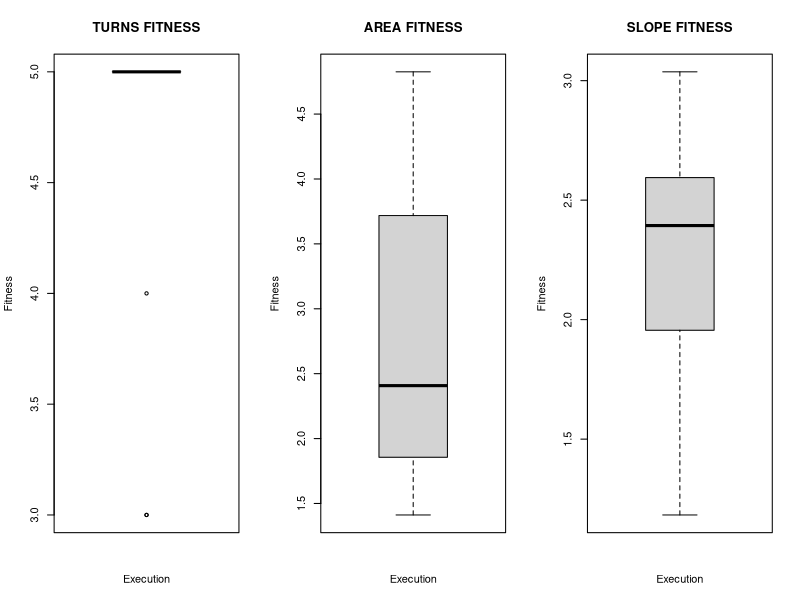
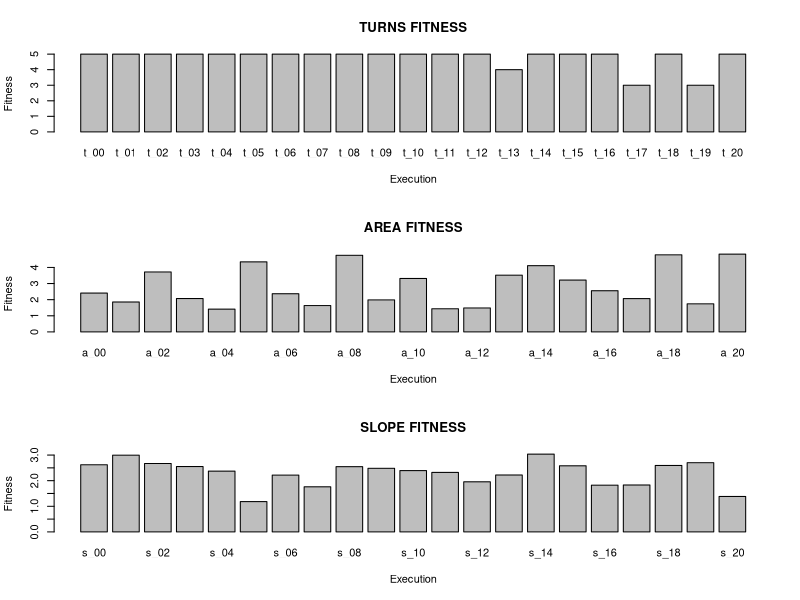
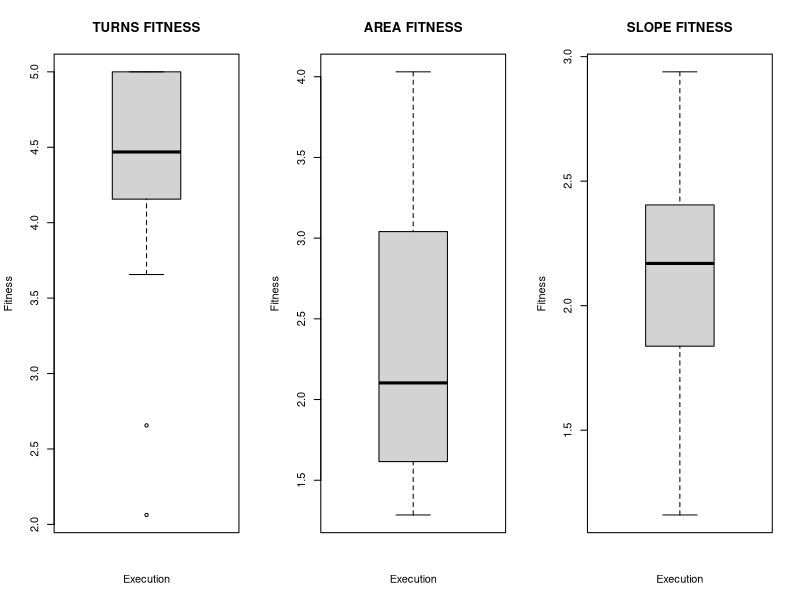
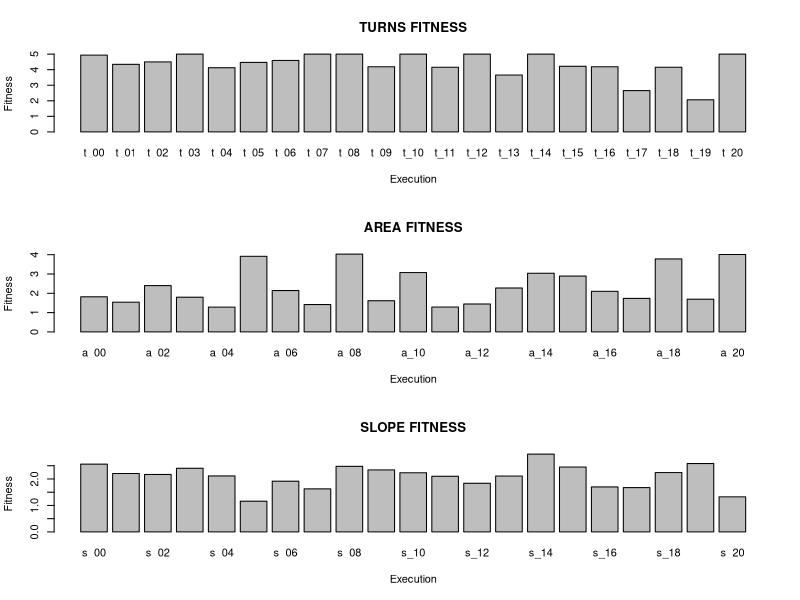
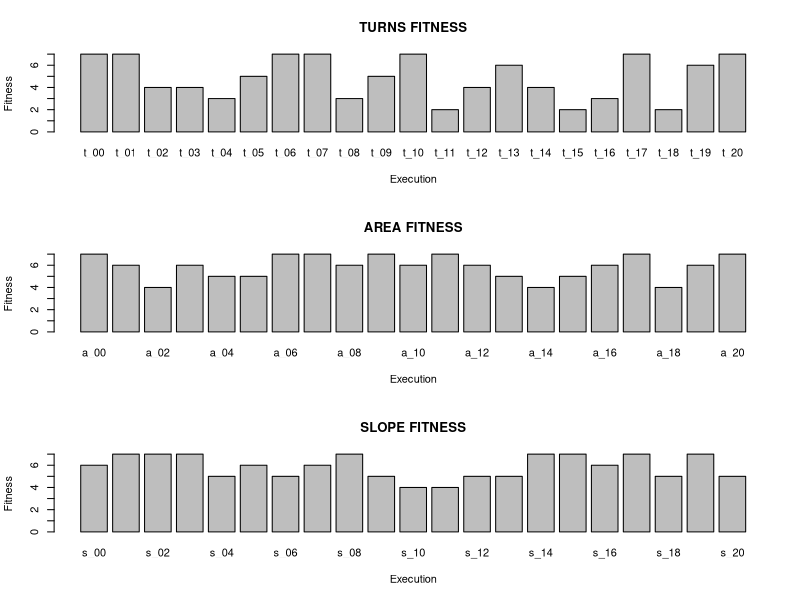
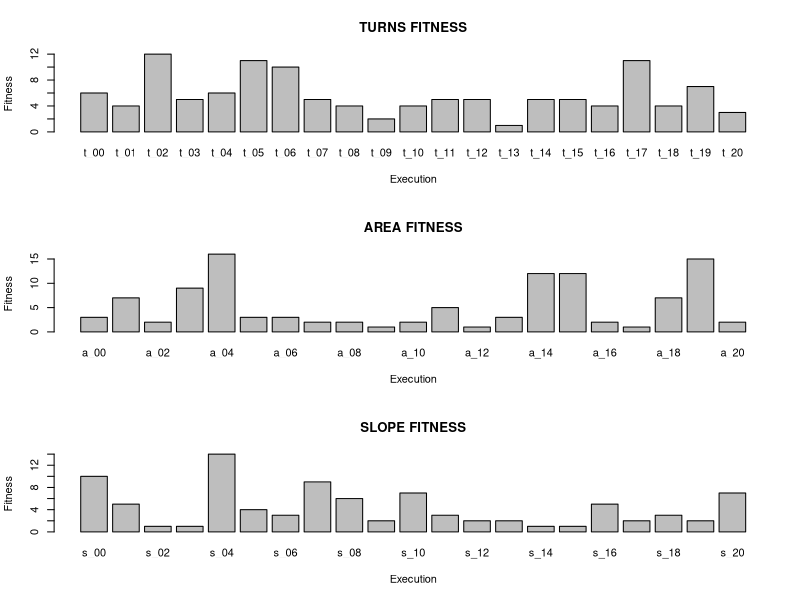
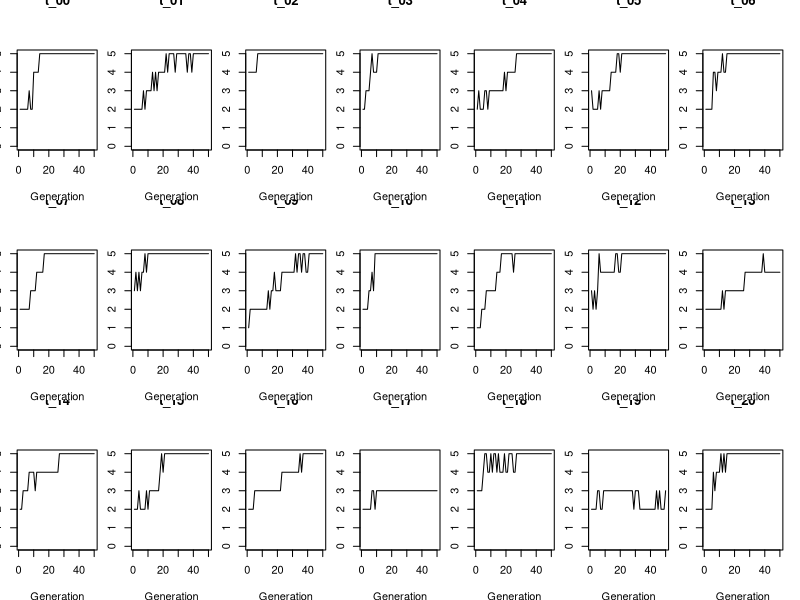
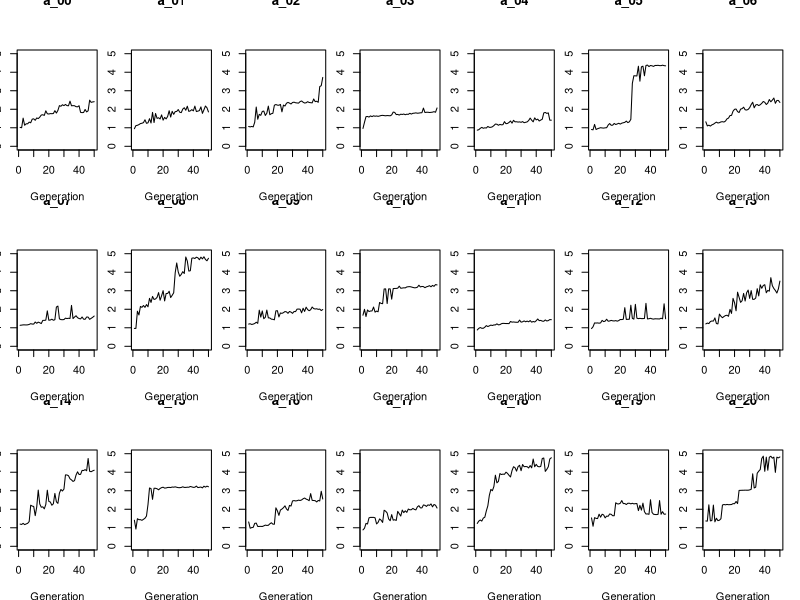

Reproduce these figures in R, in order.
#Cargamos librerías
library(xtable) #Librería para la exportación de tablas a latex. ¡Mola!
library(lattice)

#Cargamos los datos de las ejecuciones
t_ex = read.csv("datos/ex_turns.csv")
a_ex = read.csv("datos/ex_area.csv")
s_ex = read.csv("datos/ex_slope.csv")

#Cargamos los resúmenes de los fitness de cada ejecución
t_fitness = t_ex[t_ex[,"IT"]==49,c("EX","BEST_F")]
a_fitness = a_ex[a_ex[,"IT"]==49,c("EX","BEST_F")]
s_fitness = s_ex[s_ex[,"IT"]==49,c("EX","BEST_F")]

#Pintamos los distintos fitness alcanzados en cada ejecución
pdf('bloxplot_fitness_best_generation_each_execution.pdf')
par(mfrow=c(1,3))
boxplot(t_ex[t_ex[,2]==49,"BEST_F"], main="TURNS FITNESS", xlab="Execution", ylab="Fitness")
boxplot(a_ex[a_ex[,2]==49,"BEST_F"], main="AREA FITNESS", xlab="Execution", ylab="Fitness")
boxplot(s_ex[s_ex[,2]==49,"BEST_F"], main="SLOPE FITNESS", xlab="Execution", ylab="Fitness")
#title("\nBest Fitness by ",outer=TRUE)
dev.off()

pdf('plot_fitness_best_generation_each_execution.pdf')
par(mfrow=c(3,1))
barplot(t_ex[t_ex[,2]==49,"BEST_F"], main="TURNS FITNESS", xlab="Execution", ylab="Fitness",names.arg=t_ex[t_ex[,2]==49,"EX"])
barplot(a_ex[a_ex[,2]==49,"BEST_F"], main="AREA FITNESS", xlab="Execution", ylab="Fitness",names.arg=a_ex[a_ex[,2]==49,"EX"])
barplot(s_ex[s_ex[,2]==49,"BEST_F"], main="SLOPE FITNESS", xlab="Execution", ylab="Fitness",names.arg=s_ex[s_ex[,2]==49,"EX"])
dev.off()


pdf('bloxplot_fitness_average_generation_each_execution.pdf')
par(mfrow=c(1,3))
boxplot(t_ex[t_ex[,2]==49,"AVERAGE_F"], main="TURNS FITNESS", xlab="Execution", ylab="Fitness")
boxplot(a_ex[a_ex[,2]==49,"AVERAGE_F"], main="AREA FITNESS", xlab="Execution", ylab="Fitness")
boxplot(s_ex[s_ex[,2]==49,"AVERAGE_F"], main="SLOPE FITNESS", xlab="Execution", ylab="Fitness")
#title("\nBest Fitness by ",outer=TRUE)
dev.off()

pdf('plot_fitness_best_generation_each_execution.pdf')
par(mfrow=c(3,1))
barplot(t_ex[t_ex[,2]==49,"AVERAGE_F"], main="TURNS FITNESS", xlab="Execution", ylab="Fitness",names.arg=t_ex[t_ex[,2]==49,"EX"])
barplot(a_ex[a_ex[,2]==49,"AVERAGE_F"], main="AREA FITNESS", xlab="Execution", ylab="Fitness",names.arg=a_ex[a_ex[,2]==49,"EX"])
barplot(s_ex[s_ex[,2]==49,"AVERAGE_F"], main="SLOPE FITNESS", xlab="Execution", ylab="Fitness",names.arg=s_ex[s_ex[,2]==49,"EX"])
dev.off()

pdf('plot_depth_best_generation_each_execution.pdf')
par(mfrow=c(3,1))
barplot(t_ex[t_ex[,2]==49,"BEST_DEPTH"], main="TURNS FITNESS", xlab="Execution", ylab="Fitness",names.arg=t_ex[t_ex[,2]==49,"EX"])
barplot(a_ex[a_ex[,2]==49,"BEST_DEPTH"], main="AREA FITNESS", xlab="Execution", ylab="Fitness",names.arg=a_ex[a_ex[,2]==49,"EX"])
barplot(s_ex[s_ex[,2]==49,"BEST_DEPTH"], main="SLOPE FITNESS", xlab="Execution", ylab="Fitness",names.arg=s_ex[s_ex[,2]==49,"EX"])
dev.off()

pdf('plot_age_best_generation_each_execution.pdf')
par(mfrow=c(3,1))
barplot(t_ex[t_ex[,2]==49,"BEST_AGE"], main="TURNS FITNESS", xlab="Execution", ylab="Fitness",names.arg=t_ex[t_ex[,2]==49,"EX"])
barplot(a_ex[a_ex[,2]==49,"BEST_AGE"], main="AREA FITNESS", xlab="Execution", ylab="Fitness",names.arg=a_ex[a_ex[,2]==49,"EX"])
barplot(s_ex[s_ex[,2]==49,"BEST_AGE"], main="SLOPE FITNESS", xlab="Execution", ylab="Fitness",names.arg=s_ex[s_ex[,2]==49,"EX"])
dev.off()

##Parámetros de la ejecución de cada algoritmo


pdf('plot_turns_best_fitness.pdf')
par(mfrow=c(3,7),mai = rep(1,4), pin = c(0.8,1))
for (i in 0:9 ) {
  plot(t_ex[t_ex[,1]==paste("t_0",i,sep=""),"BEST_F"], main=paste("t_0",i,sep=""), xlab="Generation", ylab="Fitness",ylim=c(0,5),type="l")
}
for (i in 10:20 ) {
  plot(t_ex[t_ex[,1]==paste("t_",i,sep=""),"BEST_F"], main=paste("t_",i,sep=""), xlab="Generation", ylab="Fitness",ylim=c(0,5),type="l")
}
dev.off()

pdf('plot_area_best_fitness.pdf')
par(mfrow=c(3,7),mai = rep(1,4), pin = c(0.8,1))
for (i in 0:9 ) {
  plot(a_ex[a_ex[,1]==paste("a_0",i,sep=""),"BEST_F"], main=paste("a_0",i,sep=""), xlab="Generation", ylab="Fitness",ylim=c(0,5),type="l")
}
for (i in 10:20 ) {
  plot(a_ex[a_ex[,1]==paste("a_",i,sep=""),"BEST_F"], main=paste("a_",i,sep=""), xlab="Generation", ylab="Fitness",ylim=c(0,5),type="l")
}
dev.off()

pdf('plot_slope_best_fitness.pdf')
par(mfrow=c(3,7),mai = rep(1,4), pin = c(0.8,1))
for (i in 0:9 ) {
  plot(s_ex[s_ex[,1]==paste("s_0",i,sep=""),"BEST_F"], main=paste("s_0",i,sep=""), xlab="Generation", ylab="Fitness",ylim=c(0,5),type="l")
}
for (i in 10:20 ) {
  plot(s_ex[s_ex[,1]==paste("s_",i,sep=""),"BEST_F"], main=paste("s_",i,sep=""), xlab="Generation", ylab="Fitness",ylim=c(0,5),type="l")
}
dev.off()

pdf('plot_turns_average_fitness.pdf')
par(mfrow=c(3,7),mai = rep(1,4), pin = c(0.8,1))
for (i in 0:9 ) {
  plot(t_ex[t_ex[,1]==paste("t_0",i,sep=""),"AVERAGE_F"], main=paste("t_0",i,sep=""), xlab="Generation", ylab="Fitness",ylim=c(0,5),type="l")
}
for (i in 10:20 ) {
  plot(t_ex[t_ex[,1]==paste("t_",i,sep=""),"AVERAGE_F"], main=paste("t_",i,sep=""), xlab="Generation", ylab="Fitness",ylim=c(0,5),type="l")
}
dev.off()

pdf('plot_area_average_fitness.pdf')
par(mfrow=c(3,7),mai = rep(1,4), pin = c(0.8,1))
for (i in 0:9 ) {
  plot(a_ex[a_ex[,1]==paste("a_0",i,sep=""),"AVERAGE_F"], main=paste("a_0",i,sep=""), xlab="Generation", ylab="Fitness",ylim=c(0,5),type="l")
}
for (i in 10:20 ) {
  plot(a_ex[a_ex[,1]==paste("a_",i,sep=""),"AVERAGE_F"], main=paste("a_",i,sep=""), xlab="Generation", ylab="Fitness",ylim=c(0,5),type="l")
}
dev.off()

pdf('plot_slope_average_fitness.pdf')
par(mfrow=c(3,7),mai = rep(1,4), pin = c(0.8,1))
for (i in 0:9 ) {
  plot(s_ex[s_ex[,1]==paste("s_0",i,sep=""),"AVERAGE_F"], main=paste("s_0",i,sep=""), xlab="Generation", ylab="Fitness",ylim=c(0,5),type="l")
}
for (i in 10:20 ) {
  plot(s_ex[s_ex[,1]==paste("s_",i,sep=""),"AVERAGE_F"], main=paste("s_",i,sep=""), xlab="Generation", ylab="Fitness",ylim=c(0,5),type="l")
}
dev.off()

rm(i)

#Creamos una tabla


tabla <- t_ex[t_ex[,2]==49,c(1,2)]
tabla$TURNS_EX <- t_ex[t_ex[,2]==49,c(1)]
tabla$TURNS_BEST_FITNESS <- t_ex[t_ex[,2]==49,c(4)]
tabla$TURNS_AVERAGE_FITNESS <- t_ex[t_ex[,2]==49,c(5)]

tabla$SLOPE_EX <- s_ex[s_ex[,2]==49,c(1)]
tabla$SLOPE_BEST_FITNESS <- s_ex[s_ex[,2]==49,c(4)]
tabla$SLOPE_AVERAGE_FITNESS <- s_ex[s_ex[,2]==49,c(5)]

tabla$AREA_EX <- a_ex[a_ex[,2]==49,c(1)]
tabla$AREA_BEST_FITNESS <- a_ex[a_ex[,2]==49,c(4)]
tabla$AREA_AVERAGE_FITNESS <- a_ex[a_ex[,2]==49,c(5)]

tabla$EX <- NULL
tabla$IT <- NULL

sink(file="tabla_fitness.latex")
xtable(tabla)
dev.off()

rm(tabla)

#
#RESULTADOS DE LAS EJECUCIONES
#

batallas = read.csv('datos/batallas.csv')

#Gráfica ponderada de los mejores de cada ejecución
pdf('barra_top_10.pdf')
barplot(head(sort(table(batallas[batallas[,"Wins"]!="DRAW","Wins"])/1134*100,decreasing=TRUE),n=10),ylim=c(0,100),ylab="%Victories")
dev.off()

pdf('barra_todos.pdf')
barplot(head(sort(table(batallas[batallas[,"Wins"]!="DRAW","Wins"])/1134*100,decreasing=TRUE),n=63),ylim=c(0,100),ylab="%Victories")
dev.off()

#Victorias de cada tipo de fitness
pdf('barplot_victoria_bot_por_metodo.pdf')
barplot(sort(table(batallas[,"Type"])/nrow(batallas)*100,decreasing=TRUE),ylim=c(0,50),ylab="% Victories")
dev.off()


pdf('boxplot_victoria_bot_por_metodo.pdf')
par(mfrow=c(1,3))
boxplot(as.matrix(table(batallas[batallas["Type"]=="TURNS","Wins"],exclude=c("DRAW","s_0","s_1","s_2","s_2","s_3","s_4","s_5","s_6","s_7","s_8","s_9","s_10","s_11","s_12","s_13","s_14","s_15","s_16","s_17","s_18","s_19","s_20","a_0","a_1","a_2","a_2","a_3","a_4","a_5","a_6","a_7","a_8","a_9","a_10","a_11","a_12","a_13","a_14","a_15","a_16","a_17","a_18","a_19","a_20"))/1134*100),ylim=c(0,100))
title(main="TURNS FITNESS",ylab="% Victories")

boxplot(as.matrix(table(batallas[batallas["Type"]=="AREA","Wins"],exclude=c("DRAW","s_0","s_1","s_2","s_2","s_3","s_4","s_5","s_6","s_7","s_8","s_9","s_10","s_11","s_12","s_13","s_14","s_15","s_16","s_17","s_18","s_19","s_20","t_0","t_1","t_2","t_2","t_3","t_4","t_5","t_6","t_7","t_8","t_9","t_10","t_11","t_12","t_13","t_14","t_15","t_16","t_17","t_18","t_19","t_20"))/1134*100),ylim=c(0,100))
title(main="AREA FITNESS")

boxplot(as.matrix(table(batallas[batallas["Type"]=="SLOPE","Wins"],exclude=c("DRAW","a_0","a_1","a_2","a_2","a_3","a_4","a_5","a_6","a_7","a_8","a_9","a_10","a_11","a_12","a_13","a_14","a_15","a_16","a_17","a_18","a_19","a_20","t_0","t_1","t_2","t_2","t_3","t_4","t_5","t_6","t_7","t_8","t_9","t_10","t_11","t_12","t_13","t_14","t_15","t_16","t_17","t_18","t_19","t_20"))/1134*100),ylim=c(0,100))
title(main="SLOPE FITNESS")
dev.off()

#MATRIZ DE PÉRDIDAS
levelplot(as.matrix(table(batallas[batallas["Wins"]=="DRAW",1:2])),col.regions=grey(100:0/100))


